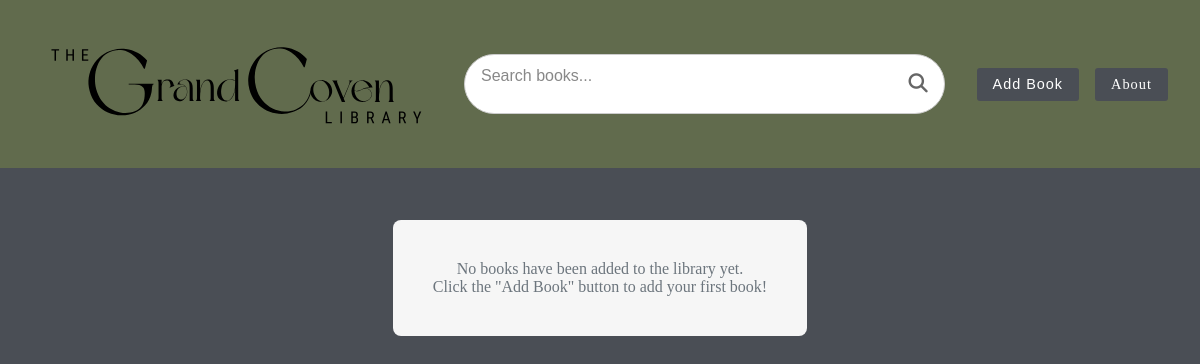
/, run on an earlier commit of the app's database.
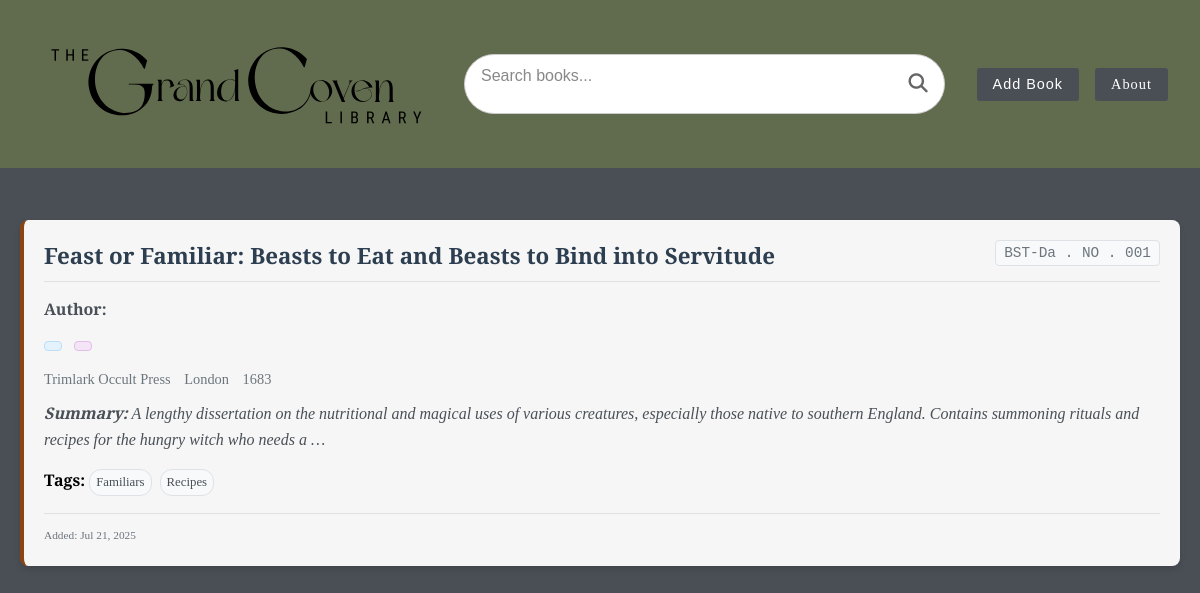
And on a later commit of the database.
### books/models.py (models this page shows, shortened)
class Book(models.Model):
    title = models.CharField(max_length=1000)
    author_anonymous = models.BooleanField(default=False, blank=True)
    author_first_name = models.CharField(max_length=200, blank=True)
    author_last_name = models.CharField(max_length=200, blank=True)
    magic_category= models.CharField(max_length=2, choices=MAGIC_CHOICES)
    book_type = models.CharField(max_length=3, choices=TYPE_CHOICES)
    call_number = models.CharField(max_length=50, blank=True)
    summary = models.TextField(blank=True)
    publisher = models.CharField(max_length=200, blank=True)
    city = models.CharField(max_length=200, blank=True)
    year = models.CharField(max_length=200, blank=True)
    created_at = models.DateTimeField(auto_now_add=True)
    tags = models.ManyToManyField(Tag, blank=True)
    entry_number = models.IntegerField(default=0)
    notes = models.TextField(blank=True)
    librarian = models.CharField(max_length=300, blank=True)

class Tag(models.Model):
    name = models.CharField(max_length=50, unique=True)
    is_suggested = models.BooleanField(default=False)
    def __str__(self):
        return self.name

### books/views.py (the view)
# urls.py: path('', views.home, name='home'),
def home(request):
    books = Book.objects.all().order_by('created_at')
    if request.method == "POST":
        form = BookForm(request.POST)
        if form.is_valid():
            code = form.cleaned_data['gcl_secret_code'].strip()
            if code != settings.GCL_SECRET_CODE:
                form.add_error('gcl_secret_code', 'Invalid GCL Password. Correct password can be found on page 14 of the GCL Zine.')
            else:
                form.save()
                return redirect("home")
    else:
        form = BookForm()
    return render(request, 'books/booklist.html', {'form': form, 'books': books})

### books/forms.py (shortened to what this page needs)
class BookForm(forms.ModelForm):
    gcl_secret_code = forms.CharField(
        label="GCL Secret Code",
        max_length=100,
        required=True,
        widget=forms.TextInput(attrs={'placeholder': 'Password can be found on page 14 of the GCL Zine.'})
    )
    tags = forms.ModelMultipleChoiceField(
        queryset=Tag.objects.all(),
        required=False,
        widget=forms.SelectMultiple(attrs={'class': 'tag-select'})
    )
    class Meta:
        model = Book
        exclude = ['call_number', 'entry_number']  # Exclude autogenerated fields
    def __init__(self, *args, **kwargs):
        super().__init__(*args, **kwargs)
        self.fields['tags'].queryset = Tag.objects.all()
        if self.instance and self.instance.pk:
            self.fields['tags'].initial = self.instance.tags.all()

### books/templates/books/booklist.html
{% extends "books/base.html" %} {% block content %} {% load static %}
<div class="book-listing-container">
  {% for book in books %}
  <div class="book-card">
    <div class="book-header">
      <h3 class="book-title">{{ book.title }}</h3>
      <span class="call-number">{{ book.call_number }}</span>
    </div>
    <div class="book-details">
      <div class="book-author"><strong>Author:</strong> {{ book.author }}</div>
      <div class="book-classification">
        <span class="type-badge">{{ book.get_type_code_display }}</span>
        <span class="class-badge">{{ book.get_class_code_display }}</span>
      </div>
      {% if book.publisher or book.city or book.year %}
      <div class="book-publication">
        {% if book.publisher %}
        <span class="publisher">{{ book.publisher }}</span>
        {% endif %} {% if book.city %}
        <span class="city">{{ book.city }}</span>
        {% endif %} {% if book.year %}
        <span class="year">{{ book.year }}</span>
        {% endif %}
      </div>
      {% endif %} {% if book.summary %}
      <div class="book-summary">
        <strong>Summary:</strong> {{ book.summary|truncatewords:30 }}
      </div>
      {% endif %} {% if book.tags.all %}
      <div class="book-tags">
        <strong>Tags:</strong>
        {% for tag in book.tags.all %}
        <span class="tag">{{ tag.name }}</span>
        {% endfor %}
      </div>
      {% endif %}
      <div class="book-meta">
        <small>Added: {{ book.created_at|date:"M d, Y" }}</small>
      </div>
    </div>
  </div>
  {% empty %}
  <div class="no-books">
    <p>No books have been added to the library yet.</p>
    <p>Click the "Add Book" button to add your first book!</p>
  </div>
  {% endfor %}
</div>
{% endblock %}

### books/templates/books/base.html (shortened to what this page needs)
{% load static %}
<!DOCTYPE html>
<html lang="en">
  <head>
    <link rel="stylesheet" href="{% static 'books/styles.css' %}" />
    <link
      rel="stylesheet"
      href="https://cdnjs.cloudflare.com/ajax/libs/font-awesome/6.5.0/css/all.min.css"
    />
  </head>
  <body>
    <header id="main-header">
      <a href="/" aria-label="The Grand Coven Library Home">
        <img
          class="logo"
          src="/static/books/images/headerLogo.svg"
          alt="The Grand Coven Library logo"
        />
      </a>
      <div class="search-section">
        <form class="search-bar" action="" method="">
          <input
            type="text"
            name="q"
            placeholder="Search books..."
            aria-label="Search for a book"
          />
          <button type="submit"><i class="fas fa-search"></i></button>
        </form>
      </div>
      <nav>
        <button class="nav-btn" id="addBookBtn">Add Book</button>
        <a href="{% url 'about' %}" class="nav-btn" id="aboutBtn">About</a>
      </nav>
    </header>
    <main>{% block content %}{% endblock %}</main>
    {% include "books/modal.html"%}
  </body>
</html>

### books/templates/books/modal.html (shortened to what this page needs)
{% load static %}
<link
  href="https://cdn.jsdelivr.net/npm/select2@4.1.0-rc.0/dist/css/select2.min.css"
  rel="stylesheet"
/>

### books/static/books/styles.css (style rules this page uses)
:root { --font-main: "Playfair Display", serif; --font-accent: "Dream Avenue", serif; --color-bg: #4a4e55; --color-header: #616b4d; --color-white: #ffffff; --color-muted: #ccc; --spacing: 1rem; }
* { margin: 0; padding: 0; box-sizing: border-box; }
body { font-family: "Playfair Display", serif; background-color: var(--color-bg); }
header { display: flex; align-items: center; justify-content: space-between; gap: 1rem; padding: 2rem 2rem; background-color: #616b4d; position: sticky; top: 0; z-index: 1000; transition: all 0.3s ease; }
header .logo { max-width: 400px; transition: max-width 0.3s ease; }
.search-section { flex-grow: 1; display: flex; justify-content: center; padding: 0 1rem; }
.search-bar { display: flex; align-items: center; width: 100%; max-width: 600px; border: 1px solid #ccc; border-radius: 999px; overflow: hidden; background-color: #fff; }
.search-bar input[type="text"] { flex: 1; border: none; padding: 0.75rem 1rem; font-size: 1rem; color: #333; background: transparent; }
.search-bar input[type="text"]::placeholder { color: #888; }
.search-bar button { background: none; border: none; padding: 0 1rem; font-size: 1.2rem; cursor: pointer; color: #666; transition: color 0.2s ease; }
nav { display: flex; gap: 1rem; }
.nav-btn { background-color: var(--color-bg); border: none; color: var(--color-white); padding: 0.5rem 1rem; border-radius: 3px; font-size: 0.9rem; cursor: pointer; letter-spacing: 1px; text-decoration: none; }
main { margin-top: 2rem; display: flex; flex-direction: column; gap: 1.5rem; justify-content: center; align-items: center; }
form input, form select, form textarea { width: 100%; padding: 0.75rem; margin-bottom: 1rem; background-color: #f1f1f1; border: none; border-radius: 8px; font-size: 1rem; color: #333; }
.book-listing-container { max-width: 1200px; margin: 0 auto; padding: 20px; }
.book-card { background: rgba(255, 255, 255, 0.95); border-radius: 8px; padding: 20px; margin-bottom: 20px; box-shadow: 0 4px 6px rgba(0, 0, 0, 0.1); border-left: 4px solid #8b4513; transition: transform 0.2s ease, box-shadow 0.2s ease; }
.book-header { display: flex; justify-content: space-between; align-items: flex-start; margin-bottom: 15px; border-bottom: 1px solid #e0e0e0; padding-bottom: 10px; }
.book-title { margin: 0; color: #2c3e50; font-size: 1.4em; font-weight: 600; flex: 1; }
.call-number { background: #f8f9fa; padding: 4px 8px; border-radius: 4px; font-family: "Courier New", monospace; font-size: 0.9em; color: #6c757d; border: 1px solid #dee2e6; }
.book-details { line-height: 1.6; }
.book-author { margin-bottom: 10px; color: #495057; }
.book-classification { margin-bottom: 10px; }
.type-badge, .class-badge { display: inline-block; padding: 4px 8px; margin-right: 8px; border-radius: 4px; font-size: 0.8em; font-weight: 500; }
.type-badge { background: #e3f2fd; color: #1976d2; border: 1px solid #bbdefb; }
.class-badge { background: #f3e5f5; color: #7b1fa2; border: 1px solid #e1bee7; }
.book-publication { margin-bottom: 10px; color: #6c757d; font-size: 0.9em; }
.publisher, .city, .year { margin-right: 10px; }
.book-summary { margin-bottom: 15px; color: #495057; font-style: italic; }
.book-tags { margin-bottom: 15px; }
.tag { display: inline-block; background: #f8f9fa; color: #495057; padding: 2px 6px; margin: 2px 4px 2px 0; border-radius: 12px; font-size: 0.8em; border: 1px solid #dee2e6; }
.book-meta { color: #6c757d; font-size: 0.85em; border-top: 1px solid #e0e0e0; padding-top: 10px; }

What changed in the data, as far as the page shows it:
added Book: title "Feast or Familiar: Beasts to Eat and Beasts to Bind into Servitude", call_number "BST-Da . NO . 001", publisher "Trimlark Occult Press", city "London", year "1683", summary "A lengthy dissertation on the nutritional and magical uses of various creatures, especially those native to southern England. Contains summoning rituals and recipes for the hungry witch who needs a …", created_at "Jul 21, 2025"
added Tag: name "Familiars"
added Tag: name "Recipes"
Also different on the page:
text no longer shown: "No books have been added to the library yet. Click the \"Add Book\" button to add your first book!"
